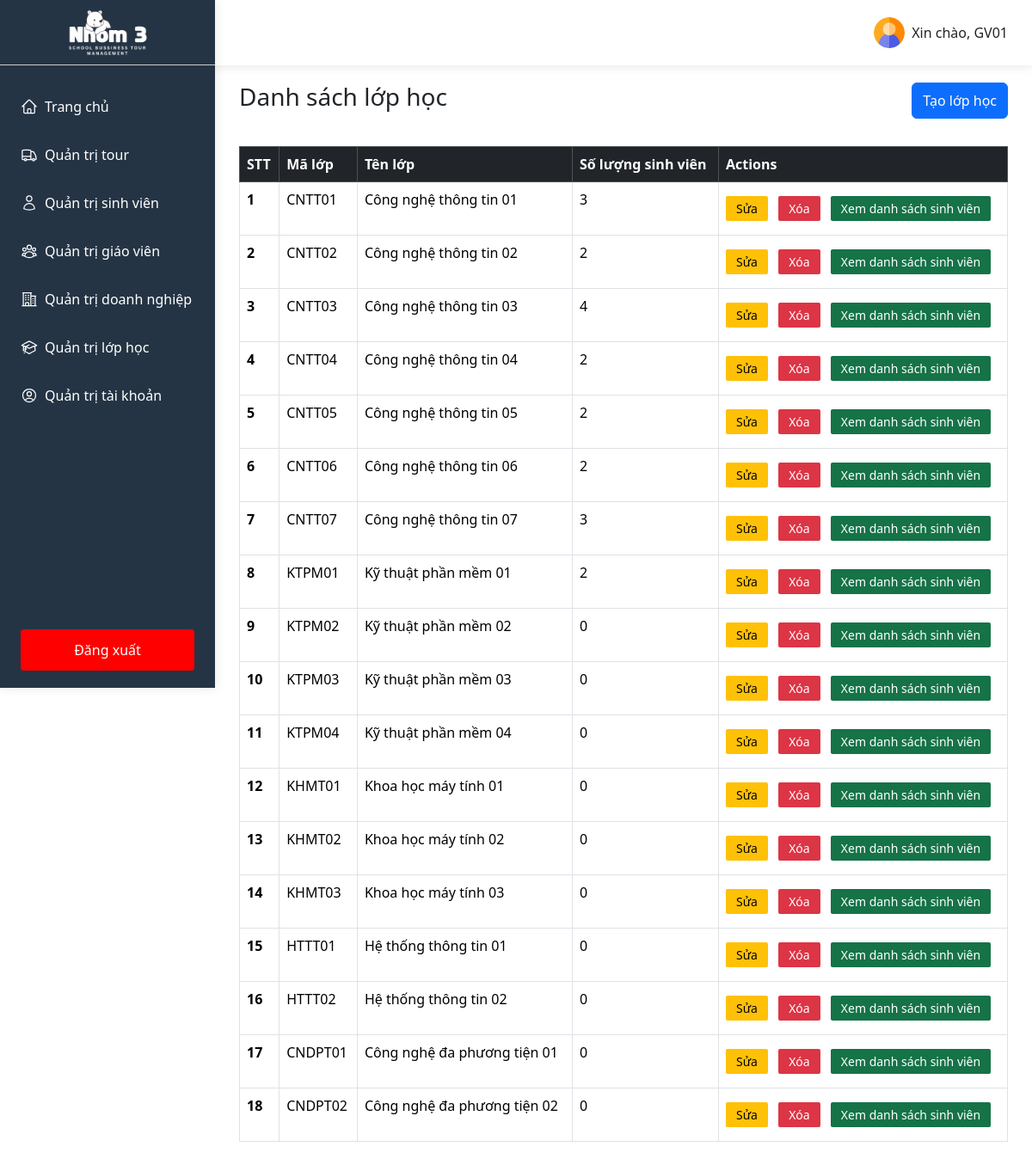
Page /index.php?controller=ClassController (signed in) on the committed database.
### tables this page shows
CREATE TABLE `class` (
  `classID` int(11) NOT NULL,
  `code` varchar(100) NOT NULL,
  `name` varchar(100) NOT NULL
);

### controllers/ClassController.php (called while the page is built, shortened)
<?php
$dataClassesSql = "SELECT class.*, COUNT(student.studentID) AS numStudents
                  FROM class
                  LEFT JOIN student ON class.classID = student.classID
                  GROUP BY class.classID";
$dataClasses = mysqli_query($conn, $dataClassesSql);
require_once __DIR__ . '/../views/pages/classes.php';

### views/pages/classes.php (the view, shortened to what this page needs)
<!DOCTYPE html>
<html lang="en">
<head>
</head>
<body>
    <?php
        include_once __DIR__ . '/../../controllers/ClassController.php';
    ?>
    <div class='flex-sb classes'>
        <div class="classes-left">
            <?php
                include __DIR__ . '/../components/sidebarAdmin.php';
            ?>
        </div>
        <div class="classes-right flex-grow-1">
            <?php
                include __DIR__ . '/../components/header.php';
            ?>
            <div class="container pad-0-28"  id="listClass">
                <div class="flex-sb-center pad-20-0">
                    <h1 class="h1-title">Danh sách lớp học</h1>
                    <button type="button" class="btn btn-primary" data-bs-toggle="modal"
                        data-bs-target="#createClass">Tạo lớp học</button>
                </div>
                <div class="container-body pad-12-0">
                    <div class="container-table">
                        <table class="table table-borderless table-hover table-bordered">
                            <thead class="table-dark">
                                <tr>
                                    <th scope="col">STT</th>
                                    <th scope="col">Mã lớp</th>
                                    <th scope="col">Tên lớp</th>
                                    <th scope="col">Số lượng sinh viên</th>
                                    <th scope="col">Actions</th>
                                </tr>
                            </thead>
                            <tbody>
                                <?php
                                    if(mysqli_num_rows($dataClasses) > 0)
                                    {
                                        $i = 0;
                                        while ($row = mysqli_fetch_assoc($dataClasses)) {
                                            $i += 1;
                                            echo "<tr>";
                                            echo "<th scope='row'>". $i ."</th>";
                                            echo "<td>" . $row['code'] . "</td>";
                                            echo "<td>" . $row['name'] . "</td>";
                                            echo "<td>" . $row['numStudents'] . "</td>";
                                            echo "<td>
                                                    <button class='update update-class'>Sửa</button>
                                                    <button class='delete delete-class'>Xóa</button>
                                                    <form method='POST' class='form-inline'>
                                                        <input type='hidden' name='classIDToShowStudents' value='" . $row['classID'] . "'>
                                                        <button type='submit' class='showData' name='showData'>Xem danh sách sinh viên</button>
                                                    </form>
                                                </td>";
                                            echo "</tr>";
                                        }
                                    }else{
                                        echo "<tr>";
                                        echo "<td colspan='5' class='text-center'>Không có lớp học nào</td>";
                                        echo "</tr>";
                                    }
                                ?>
                            </tbody>
                        </table>
                    </div>
                </div>
            </div>
        </div>
    </div>
</body>
</html>

### public/css/base.css (style rules this page uses)
* { margin: 0; padding: 0; box-sizing: border-box; }
body { overflow-x: hidden; scroll-behavior: smooth; font-family: system-ui, -apple-system, BlinkMacSystemFont, 'Segoe UI', Roboto, Oxygen, Ubuntu, Cantarell, 'Open Sans', 'Helvetica Neue', sans-serif; }
.pad-0-28 { padding: 0 28px !important; }
.flex-sb { display: flex; justify-content: space-between; }
.flex-sb-center { display: flex; justify-content: space-between; }
.flex-grow-1 { flex-grow: 1; }
.pad-20-0 { padding: 20px 0 !important; }
.h1-title { font-size: 28px !important; }
.pad-12-0 { padding: 12px 0; }
.update, .delete, .showData { padding: 4px 12px; background-color: #ffc107; border-radius: 2px; border: none; font-size: 14px; }
.delete { color: #fff; background-color: #dc3545; margin-left: 8px; margin-right: 8px; }
.showData { background-color: #157347; color: #fff; margin: 8px 0; }
.form-inline { display: inline-block; }

### rows in the picture
class: code "CNTT01", name "Công nghệ thông tin 01", numStudents "3"
class: code "CNTT02", name "Công nghệ thông tin 02", numStudents "2"
class: code "CNTT03", name "Công nghệ thông tin 03", numStudents "4"
class: code "CNTT04", name "Công nghệ thông tin 04", numStudents "2"
class: code "CNTT05", name "Công nghệ thông tin 05", numStudents "2"
class: code "CNTT06", name "Công nghệ thông tin 06", numStudents "2"
class: code "CNTT07", name "Công nghệ thông tin 07", numStudents "3"
class: code "KTPM01", name "Kỹ thuật phần mềm 01", numStudents "2"
class: code "KTPM02", name "Kỹ thuật phần mềm 02", numStudents "0"
class: code "KTPM03", name "Kỹ thuật phần mềm 03", numStudents "0"
class: code "KTPM04", name "Kỹ thuật phần mềm 04", numStudents "0"
class: code "KHMT01", name "Khoa học máy tính 01", numStudents "0"
class: code "KHMT02", name "Khoa học máy tính 02", numStudents "0"
class: code "KHMT03", name "Khoa học máy tính 03", numStudents "0"
class: code "HTTT01", name "Hệ thống thông tin 01", numStudents "0"
class: code "HTTT02", name "Hệ thống thông tin 02", numStudents "0"
class: code "CNDPT01", name "Công nghệ đa phương tiện 01", numStudents "0"
class: code "CNDPT02", name "Công nghệ đa phương tiện 02", numStudents "0"

### other values in the picture
$username "GV01"
